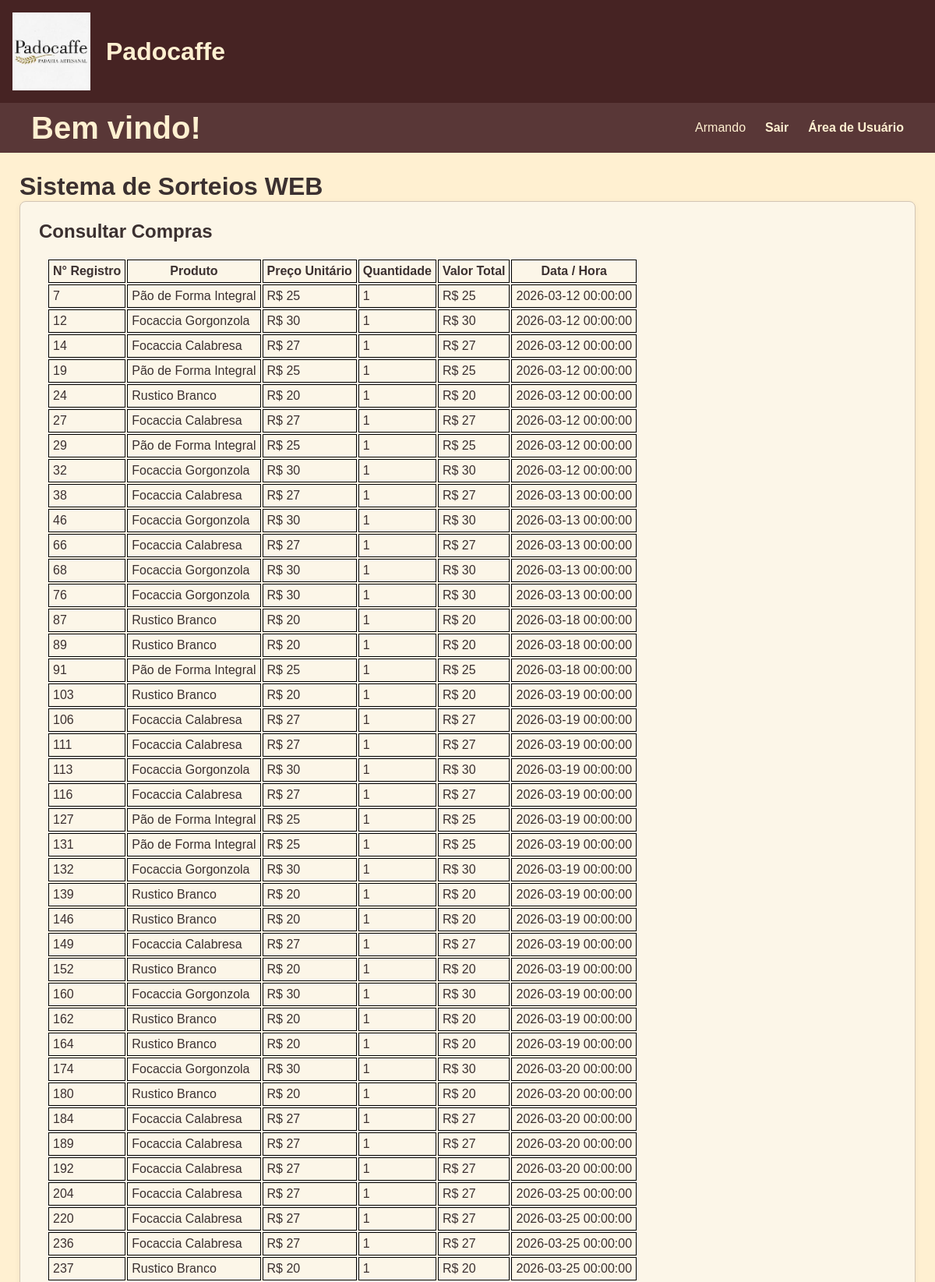
The app's page /consultar_compras (signed in, upper part) with its own data.
### tables this page shows
CREATE TABLE usuario (
  id_usuario INTEGER PRIMARY KEY AUTOINCREMENT,
  username TEXT UNIQUE NOT NULL,
  password TEXT NOT NULL,
  CPF INTEGER NOT NULL,
  celular INTEGER NOT NULL
);

CREATE TABLE venda (
  id_venda INTEGER PRIMARY KEY AUTOINCREMENT,
  data_venda TIMESTAMP NOT NULL,
  id_usuario INTEGER NOT NULL,
  id_produto INTEGER NOT NULL,
  preco_venda DECIMAL(10,2) NOT NULL,
  desconto_unitario DECIMAL(10,2) DEFAULT 0,
  quantidade_vendida INTEGER NOT NULL,
  FOREIGN KEY (id_usuario) REFERENCES usuario(id_usuario),
  FOREIGN KEY (id_produto) REFERENCES produto(id_produto)
);

CREATE TABLE produto (
  id_produto INTEGER PRIMARY KEY AUTOINCREMENT,
  nome TEXT UNIQUE NOT NULL,
  preco_atual DECIMAL(10,2) NOT NULL,
  ativo BOOLEAN DEFAULT 1
);

### flaskr/usuario.py (the view)
@bp.route('/consultar_compras')
@usuario_required
def consultar_compras():
    id_usuario = session["user_id"]
    db = get_db()
    compras = db.execute(
        'SELECT ' +
        ' venda.id_venda AS id_venda, ' +
        ' venda.id_usuario AS id_usuario, ' +
        ' venda.preco_venda AS preco, ' +
        ' venda.quantidade_vendida AS quantidade, ' +
        ' venda.data_venda AS data, ' +
        ' produto.nome AS produto ' +
        ' FROM venda ' +
        ' INNER JOIN produto ON venda.id_produto = produto.id_produto '+
         ' WHERE id_usuario = ?', (id_usuario,)
    ).fetchall()
    if compras:
        return render_template('usuario/consultar_compras.html',compra_encontrada=True,compras=compras)
    else:
        return render_template('usuario/consultar_compras.html',compra_encontrada=False)

### flaskr/auth.py (called while the page is built, shortened)
@bp.before_app_request
def load_logged_in_user():
    user_id = session.get("user_id")
    auth_type = session.get("auth_type")
    if user_id is None:
        g.admin = None
        g.usuario = None
    elif auth_type == "usuario":
        db = get_db()
        g.usuario = db.execute(
            "SELECT id_usuario, username, password FROM usuario WHERE id_usuario = ?",
            (user_id,)
        ).fetchone()
        g.admin = None

def usuario_required(view):
    @functools.wraps(view)
    def wrapped_view(**kwargs):
        if g.usuario is None:
            return redirect(url_for("auth.login_usuario"))
        return view(**kwargs)
    return wrapped_view

### flaskr/db.py (called while the page is built)
def get_db():
    if 'db' not in g:
        g.db = sqlite3.connect(DB_PATH)
        g.db.row_factory = sqlite3.Row
    return g.db

### flaskr/templates/usuario/consultar_compras.html (shortened to what this page needs)
{% extends 'base.html' %}
{% block content %}
    <h2 style="margin-bottom: 20px;">Consultar Compras</h2>
    <div>
        {% if compra_encontrada %}
        <table style="margin: 10px;">
            <tr>
                <th>N° Registro </th>
                <th>Produto </th>
                <th>Preço Unitário</th>
                <th>Quantidade </th>
                <th>Valor Total</th>
                <th>Data / Hora </th>
            </tr>
            {% for compra in compras %}
                <tr>
                    <td>{{compra.id_venda}}</td>
                    <td>{{compra.produto}}</td>
                    <td>R$ {{compra.preco}}</td>
                    <td>{{compra.quantidade}}</td>
                    <td>R$ {{compra.quantidade * compra.preco}}</td>
                    <td>{{compra.data}}</td>
                </tr>
            {% endfor %}
        </table>
        {% else %}
        <p style="margin: 10px;">Você ainda não fez nenhuma compra</p>
        {% endif %}
    </div>
{% endblock %}

### flaskr/templates/base.html (shortened to what this page needs)
<!doctype html>
<html lang="pt-br">
  <head>
    <link rel="stylesheet" href="{{ url_for('static', filename='style.css') }}">
  </head>
  <body>
    <header class="main-header">
        <img src="{{ url_for('static', filename='img/padocaffe imagem.jpeg') }}" alt="Logomarca da Empresa Padocaffe" style="height: 100px;">
        <h1>Padocaffe</h1>
    </header>
    <nav class="navbar">
      <h1>Bem vindo!</h1>
      <ul>
        {% if g.admin %}
            <li><span>{{ g.admin['username'] }}</span></li>
            <li><a class="navbar-item" href="{{ url_for('auth.logout_admin') }}">Sair</a></li>
            <li><a class="navbar-item" href="{{ url_for('admin.index_admin') }}">Área de Administrador</a></li>
        {% else %}
          {% if g.usuario %}
            <li><span>{{ g.usuario['username'] }}</span></li>
            <li><a class="navbar-item" href="{{ url_for('auth.logout_usuario') }}">Sair</a></li>
            <li><a class="navbar-item" href="{{ url_for('usuario.index_usuario') }}">Área de Usuário</a></li>
          {% else %}
            <li><a class="navbar-item" href="{{ url_for('auth.login_admin') }}">Área de Administrador</a></li>
            <li><a class="navbar-item" href="{{ url_for('auth.index') }}">Voltar ao Início</a></li>
          {% endif %}
        {% endif %}
      </ul>
    </nav>
    <main>
      <div style="display: flex; align-items: center; gap: 12px;">
        <h1 style="margin: 0;">Sistema de Sorteios WEB</h1>
      </div>
      <section class="content">
      {% block content %}{% endblock %}
      </section>
    </main>
  </body>
</html>

### flaskr/static/style.css (style rules this page uses)
* { margin: 0; padding: 0; box-sizing: border-box; }
body { background-color: #FFF0D1; color: #3B3030; font-family: Arial, Helvetica, sans-serif; }
a { color: #664343; text-decoration: none; }
.main-header { background-color: #462323; padding: 1rem; display: flex; align-items: center; gap: 20px; color: #FFF0D1; }
.navbar { width: 100%; height: 4rem; background-color: #593737; display: flex; justify-content: space-between; align-items: center; }
.navbar h1 { margin-left: 2.5rem; font-size: 2.5rem; color: #FFF0D1; }
.navbar ul { margin-right: 2.5rem; list-style: none; display: flex; align-items: center; gap: 25px; }
.navbar li { color: #FFF0D1; display: inline-flex; justify-content: space-evenly; }
.navbar-item { color: #FFF0D1; line-height: 50px; text-decoration: none; font-weight: bold; font-family: Arial, Helvetica, sans-serif; }
td { border: 1px solid black; margin: 0px; padding: 5px; }
th { border: 1px solid black; margin: 0px; padding: 5px; }
main { padding: 25px; }
.content { background-color: #fcf6e8; padding: 1.5rem; border: 1px solid #d3c5b4; border-radius: 8px; box-shadow: 0 2px 8px rgba(0,0,0,0.05); }
.content:last-child { margin-bottom: 0; }

### records on screen
usuario: usuario.username "Armando"
venda: id_venda "7", produto "Pão de Forma Integral", preco "25", quantidade "1", compra.quantidade*compra.preco "25", data "2026-03-12 00:00:00"
venda: id_venda "12", produto "Focaccia Gorgonzola", preco "30", quantidade "1", compra.quantidade*compra.preco "30", data "2026-03-12 00:00:00"
venda: id_venda "14", produto "Focaccia Calabresa", preco "27", quantidade "1", compra.quantidade*compra.preco "27", data "2026-03-12 00:00:00"
venda: id_venda "19", produto "Pão de Forma Integral", preco "25", quantidade "1", compra.quantidade*compra.preco "25", data "2026-03-12 00:00:00"
venda: id_venda "24", produto "Rustico Branco", preco "20", quantidade "1", compra.quantidade*compra.preco "20", data "2026-03-12 00:00:00"
venda: id_venda "27", produto "Focaccia Calabresa", preco "27", quantidade "1", compra.quantidade*compra.preco "27", data "2026-03-12 00:00:00"
venda: id_venda "29", produto "Pão de Forma Integral", preco "25", quantidade "1", compra.quantidade*compra.preco "25", data "2026-03-12 00:00:00"
venda: id_venda "32", produto "Focaccia Gorgonzola", preco "30", quantidade "1", compra.quantidade*compra.preco "30", data "2026-03-12 00:00:00"
venda: id_venda "38", produto "Focaccia Calabresa", preco "27", quantidade "1", compra.quantidade*compra.preco "27", data "2026-03-13 00:00:00"
venda: id_venda "46", produto "Focaccia Gorgonzola", preco "30", quantidade "1", compra.quantidade*compra.preco "30", data "2026-03-13 00:00:00"
venda: id_venda "66", produto "Focaccia Calabresa", preco "27", quantidade "1", compra.quantidade*compra.preco "27", data "2026-03-13 00:00:00"
venda: id_venda "68", produto "Focaccia Gorgonzola", preco "30", quantidade "1", compra.quantidade*compra.preco "30", data "2026-03-13 00:00:00"
venda: id_venda "76", produto "Focaccia Gorgonzola", preco "30", quantidade "1", compra.quantidade*compra.preco "30", data "2026-03-13 00:00:00"
venda: id_venda "87", produto "Rustico Branco", preco "20", quantidade "1", compra.quantidade*compra.preco "20", data "2026-03-18 00:00:00"
venda: id_venda "89", produto "Rustico Branco", preco "20", quantidade "1", compra.quantidade*compra.preco "20", data "2026-03-18 00:00:00"
venda: id_venda "91", produto "Pão de Forma Integral", preco "25", quantidade "1", compra.quantidade*compra.preco "25", data "2026-03-18 00:00:00"
venda: id_venda "103", produto "Rustico Branco", preco "20", quantidade "1", compra.quantidade*compra.preco "20", data "2026-03-19 00:00:00"
venda: id_venda "106", produto "Focaccia Calabresa", preco "27", quantidade "1", compra.quantidade*compra.preco "27", data "2026-03-19 00:00:00"
venda: id_venda "111", produto "Focaccia Calabresa", preco "27", quantidade "1", compra.quantidade*compra.preco "27", data "2026-03-19 00:00:00"
venda: id_venda "113", produto "Focaccia Gorgonzola", preco "30", quantidade "1", compra.quantidade*compra.preco "30", data "2026-03-19 00:00:00"
venda: id_venda "116", produto "Focaccia Calabresa", preco "27", quantidade "1", compra.quantidade*compra.preco "27", data "2026-03-19 00:00:00"
venda: id_venda "127", produto "Pão de Forma Integral", preco "25", quantidade "1", compra.quantidade*compra.preco "25", data "2026-03-19 00:00:00"
venda: id_venda "131", produto "Pão de Forma Integral", preco "25", quantidade "1", compra.quantidade*compra.preco "25", data "2026-03-19 00:00:00"
venda: id_venda "132", produto "Focaccia Gorgonzola", preco "30", quantidade "1", compra.quantidade*compra.preco "30", data "2026-03-19 00:00:00"
venda: id_venda "139", produto "Rustico Branco", preco "20", quantidade "1", compra.quantidade*compra.preco "20", data "2026-03-19 00:00:00"
venda: id_venda "146", produto "Rustico Branco", preco "20", quantidade "1", compra.quantidade*compra.preco "20", data "2026-03-19 00:00:00"
venda: id_venda "149", produto "Focaccia Calabresa", preco "27", quantidade "1", compra.quantidade*compra.preco "27", data "2026-03-19 00:00:00"
venda: id_venda "152", produto "Rustico Branco", preco "20", quantidade "1", compra.quantidade*compra.preco "20", data "2026-03-19 00:00:00"
venda: id_venda "160", produto "Focaccia Gorgonzola", preco "30", quantidade "1", compra.quantidade*compra.preco "30", data "2026-03-19 00:00:00"
venda: id_venda "162", produto "Rustico Branco", preco "20", quantidade "1", compra.quantidade*compra.preco "20", data "2026-03-19 00:00:00"
venda: id_venda "164", produto "Rustico Branco", preco "20", quantidade "1", compra.quantidade*compra.preco "20", data "2026-03-19 00:00:00"
venda: id_venda "174", produto "Focaccia Gorgonzola", preco "30", quantidade "1", compra.quantidade*compra.preco "30", data "2026-03-20 00:00:00"
venda: id_venda "180", produto "Rustico Branco", preco "20", quantidade "1", compra.quantidade*compra.preco "20", data "2026-03-20 00:00:00"
venda: id_venda "184", produto "Focaccia Calabresa", preco "27", quantidade "1", compra.quantidade*compra.preco "27", data "2026-03-20 00:00:00"
venda: id_venda "189", produto "Focaccia Calabresa", preco "27", quantidade "1", compra.quantidade*compra.preco "27", data "2026-03-20 00:00:00"
venda: id_venda "192", produto "Focaccia Calabresa", preco "27", quantidade "1", compra.quantidade*compra.preco "27", data "2026-03-20 00:00:00"
venda: id_venda "204", produto "Focaccia Calabresa", preco "27", quantidade "1", compra.quantidade*compra.preco "27", data "2026-03-25 00:00:00"
venda: id_venda "220", produto "Focaccia Calabresa", preco "27", quantidade "1", compra.quantidade*compra.preco "27", data "2026-03-25 00:00:00"
venda: id_venda "236", produto "Focaccia Calabresa", preco "27", quantidade "1", compra.quantidade*compra.preco "27", data "2026-03-25 00:00:00"
venda: id_venda "237", produto "Rustico Branco", preco "20", quantidade "1", compra.quantidade*compra.preco "20", data "2026-03-25 00:00:00"
